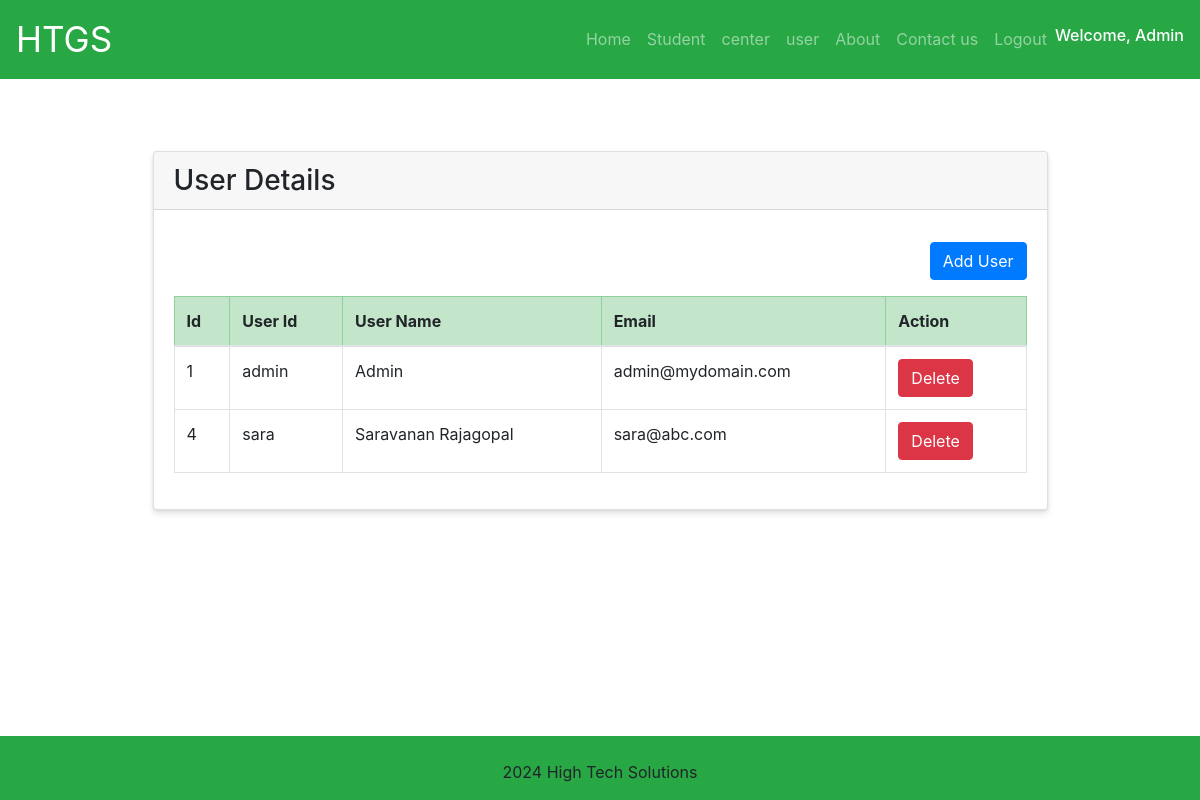
The app's page /users (signed in) with its own data.
### tables this page shows
CREATE TABLE users (
    id INTEGER PRIMARY KEY AUTOINCREMENT,
    user_id VARCHAR(50) NOT NULL UNIQUE,
    user_name VARCHAR(100) NOT NULL,
    user_email VARCHAR(100) NOT NULL UNIQUE,
    user_password TEXT NOT NULL
);

### htgs.py (the view)
@app.route('/users')
def list_users():
    if 'logged_in' not in session:
        return render_template('loginForm.html')
    db = get_db_connection()
    users = db.execute('SELECT id,user_id,user_name,user_email from users').fetchall()
    db.close()
    return render_template('users.html', users=users)

### htgs.py (called while the page is built)
def create_db_file(dbname):
    if os.path.isfile(dbname):
        return
    f=open(dbname, "x")

def get_db_connection():
    create_db_file(DATABASE)
    conn = sqlite3.connect(DATABASE)
    conn.row_factory = sqlite3.Row
    return conn

### templates/users.html (shortened to what this page needs)
{% extends "base.html" %}
{% block content %}
<div class="container mt-5">
  <div class="row justify-content-center">
    <div class="col-md-10">
      <div class="card raised-table">
        <h3 class="card-header">
          User Details
        </h3>
        <div class="card-body">
          <div class="table-responsive-sm">
            <p style="text-align: right;"><a href="{{ url_for('open_new_user') }}" class="btn btn-primary">Add User</a> </p>
            <table class="table table-bordered thead-primary">
                <thead class="table-success">
                    <tr>
                        <th>Id</th>
                        <th>User Id</th>
                        <th>User Name</th>
                        <th>Email</th>
                        <th>Action</th>
                    </tr>
                </thead>
                {% for user in users %}
                <tr>
                    <td>{{ user.id }}</td>
                    <td>{{ user.user_id }}</td>
                    <td>{{ user.user_name }}</td>
                    <td>{{ user.user_email }}</td>
                    <td><a href="/deleteUser/{{ user.id }}" class="btn btn-danger" onclick="return confirm('Are you sure you want to delete?')">Delete</a></td>
                </tr>
                {% else %}<tr>
                    <td colspan="4">No records found</td>
                </tr>
                {% endfor %}
            </table>
        </div>
        </div>
      </div>
    </div>
  </div>
</div>
{% endblock %}

### templates/base.html (style rules this page uses)
html, body { height: 100%; width: 100%; margin: 0; padding: 0; padding-bottom: 0px; }
table { border-collapse: collapse; }
.raised-table { box-shadow: 0 4px 6px rgba(0, 0, 0, 0.1), 0 1px 3px rgba(0, 0, 0, 0.08); }

### records on screen
users: id "1", user_id "admin", user_name "Admin", user_email "admin@mydomain.com"
users: id "4", user_id "sara", user_name "Saravanan Rajagopal", user_email "sara@abc.com"

### other values on screen
{{ session['username'] }} "Admin"
